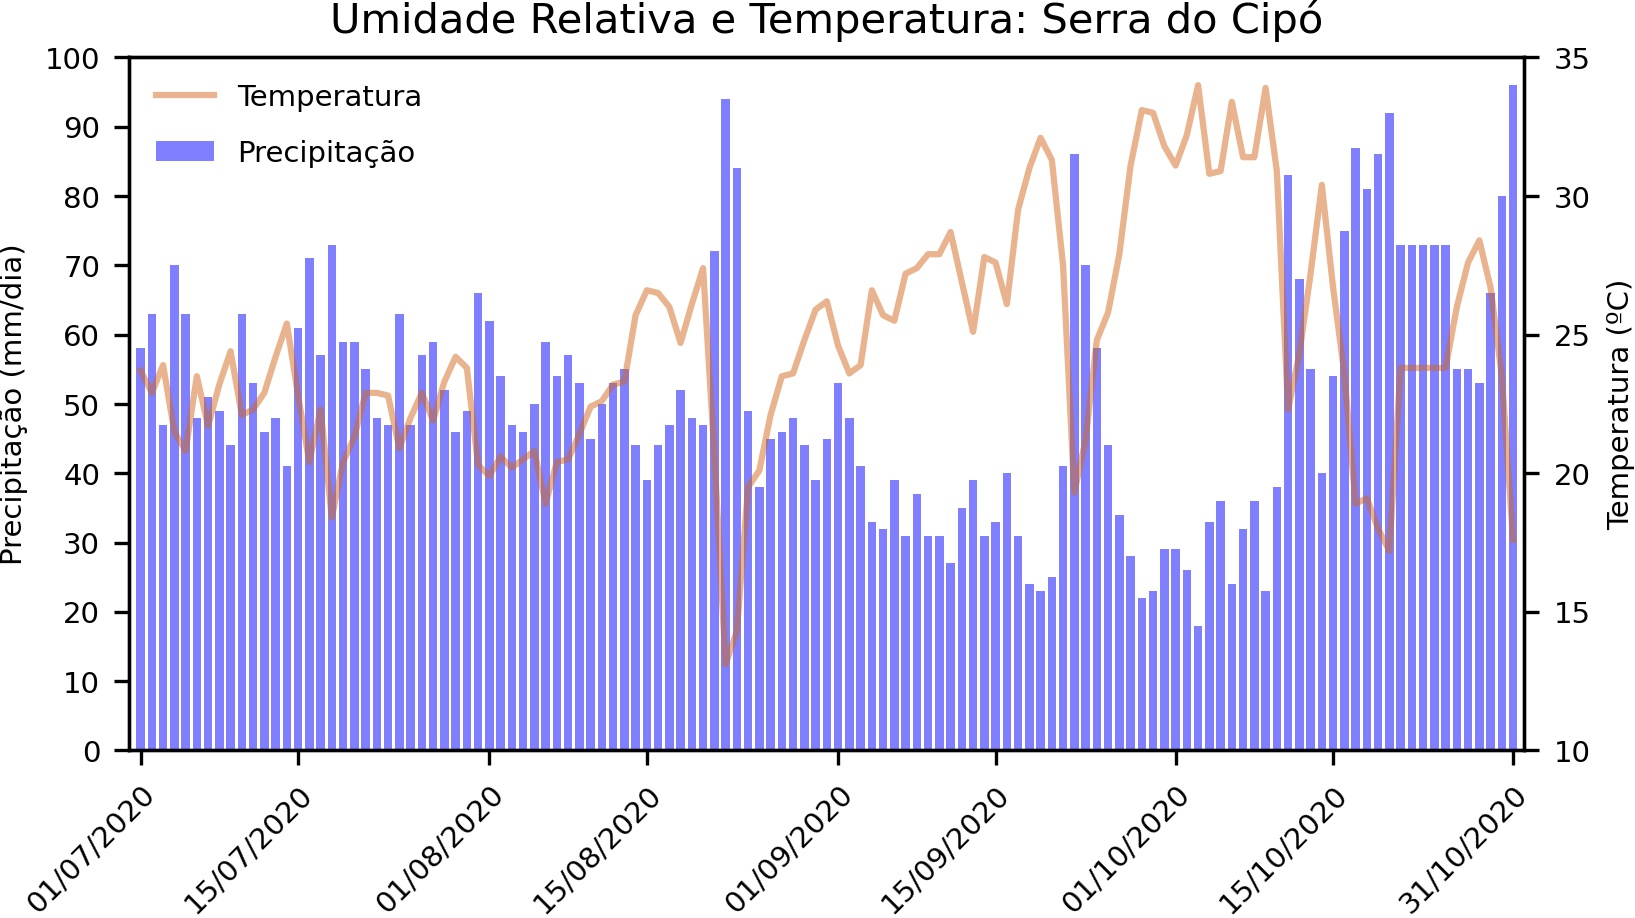

Write the Python code that produced this figure.
import pandas as pd
import numpy as np
import matplotlib.pyplot as plt

# Abertura do arquivo utilizando o separador espaço e adicionando título como primeira linha.
df = pd.read_csv('../../dados/texto/variaveis_meteorologicas.txt', sep= '\t', names=['Data','UR', 'TEMP', 'PREC', 'VEL_VENTO', 'DIR_VENTO'])

x = np.arange(123)  # Desde 01/07/2020 31/10/2020 = 123 dias.
dias = ['01/07/2020', '15/07/2020', '01/08/2020', '15/08/2020', '01/09/2020', '15/09/2020', '01/10/2020', '15/10/2020', '31/10/2020']

ur = df['UR']
temp = df['TEMP']

# Gera o plot com base nos limiares e separa o que é positivo (negativo) com vermelho (azul).
fig, ax = plt.subplots(figsize=(6,3))  # Largua e altura da figura.

# Plot do gráfico de barra.
ax.bar(x, ur, 0.75, color="blue", alpha=0.5, label='Precipitação')

ax2 = ax.twinx()

# Plot do gráfico de linha.
ax2.plot(x, temp, color="chocolate", alpha=0.5, label='Temperatura')

# Título da figura.
plt.title('Umidade Relativa e Temperatura: Serra do Cipó', fontsize=10)

#  Formatação do eixo y esquerdo.
ax.set_ylabel('Precipitação (mm/dia)', fontsize=7)  # Tamanho do título do eixo y.
ax.set_ylim(0, 100)  # Define o mínimo e máximo valor do eixo y.
ax.set_yticks(np.arange(0, 105, step=10))  # Define o mínimo e máximo valor do eixo y.
ax.tick_params(labelsize=7)  # Tamanho dos seus rótulos do eixo y esquerdo.

#  Formatação do eixo y direito.
ax2.set_ylabel('Temperatura (ºC)', fontsize=7)  # Tamanho do título do eixo y.
ax2.set_ylim(10, 35)  # Define o mínimo e máximo valor do eixo y.
ax2.set_yticks(np.arange(10, 40, step=5))  # Define o mínimo e máximo valor do eixo y, tamanho dos seus rótulos.
ax2.tick_params(labelsize=7)  # Tamanho dos seus rótulos do eixo y direito.

#  Formatação do eixo x.
ax.set_xlim(-1, 123, 1)  # Define o mínimo e o máximo valor do eixo x.
plt.setp(ax.get_xticklabels(), rotation=45, ha="right", rotation_mode="anchor")
plt.xticks([0, 14, 31, 45, 62, 76, 92, 106, 122], dias, fontsize=7)  # Rótulos do eixo x, tamanho e orientação.

# Gera a legenda sem borda, define localização e o seu tamanho.
ax.legend(frameon =False, loc='upper left', fontsize=7, bbox_to_anchor=(0, 0.92))
ax2.legend(frameon =False, loc='upper left', fontsize=7)

# Salva a figura no formato ".jpg" com dpi=300 e remove espaços excedentes.
plt.savefig('ex12.jpg', transparent=True, dpi=300, bbox_inches='tight', pad_inches=0)  